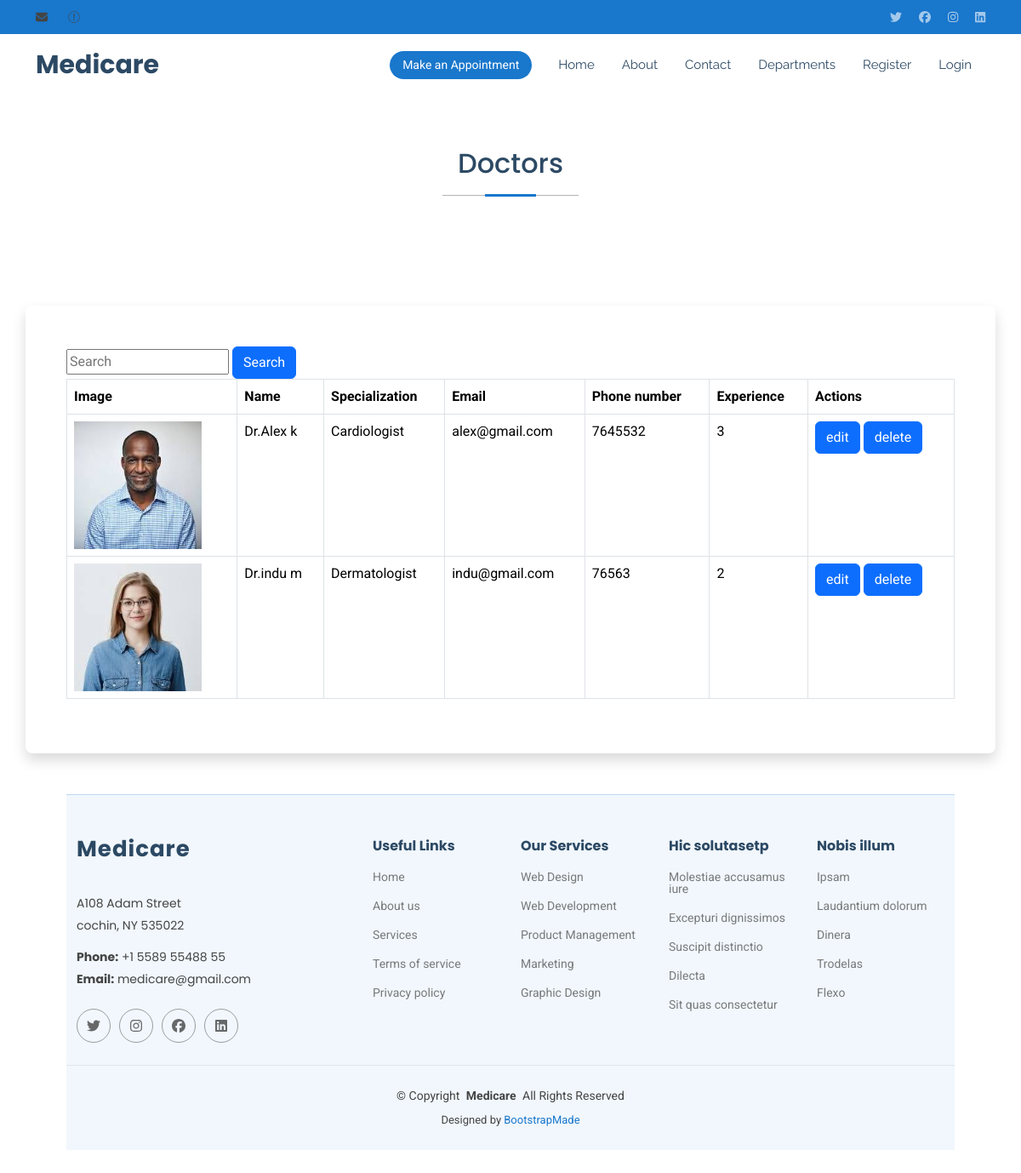
Screenshot of /viewdoctor/ with the database file from the repository.
### app1/models.py (models this page shows, shortened)
class Doctor(models.Model):
    SPECIALIZATION_CHOICES = [
        ('Cardiologist','Cardiologist'),
        ('Dermatologist', 'Dermatologist'),
        ('Neurologist', 'Neurologist'),
        ('Pediatrician','Pediatrician' ),
    ]
    first_name = models.CharField(max_length=100)
    last_name = models.CharField(max_length=100)
    image=models.ImageField(upload_to='images', blank=True,null=True)
    email = models.EmailField(unique=True)
    phone_number = models.CharField(max_length=15)
    specialization = models.CharField(max_length=50, choices=SPECIALIZATION_CHOICES)
    experience_years = models.PositiveIntegerField()
    available = models.BooleanField(default=True)

### app1/views.py (the view)
# urls.py: path('viewdoctor/',views.vdoctor,name="view_doctor"),
def vdoctor(request):
    d=Doctor.objects.all()
    return render(request,'view_doctor.html',{'doctor':d})

### templates/view_doctor.html (shortened to what this page needs)
{% extends 'base.html' %}
{% load static %}
{% block content %}
    <section id="doctors" class="doctors section">
      <div class="container section-title" data-aos="fade-up">
        <h2>Doctors</h2>
      </div>
       <div class="container border-1 mt-5 p-5 rounded-3 shadow">
           <form class="flex-end" method="POST" action="{% url 'search' %}">
        <input type="search" name="q" placeholder="Search" aria-label="Search">
        <button class="btn btn-primary" type="submit">Search</button>
      </form>
    <table class="table table-bordered">
     <thead> <tr>
       <th>Image</th>
        <th>Name</th>
        <th>Specialization</th>
        <th>Email</th>
        <th>Phone number</th>
       <th>Experience</th>
        <th>Actions</th>
      </tr></thead>
      <tbody>
      {% for i in doctor %}
        <tr>
          <td><img src="{{i.image.url}}" height="150px" width="150px"></td>
          <td>Dr.{{i.first_name}} {{i.last_name}}</td>
          <td>{{i.specialization}}</td>
          <td>{{i.email}}</td>
          <td>{{i.phone_number}}</td>
          <td>{{i.experience_years}}</td>
        <td><a href="{% url 'edit' i.id %}" class="btn btn-primary">edit</a>
        <a href="{% url 'delete' i.id %}" class="btn btn-primary">delete</a></td>
        </tr>
      </tbody> {% endfor %}
    </table></div>
{% endblock %}

### templates/base.html (shortened to what this page needs)
<!DOCTYPE html>
{% load static %}
<html lang="en">
<head>
  <link href="https://cdnjs.cloudflare.com/ajax/libs/font-awesome/6.0.0-beta3/css/all.min.css" rel="stylesheet">
  <link href="{% static 'css/bootstrap.min.css' %}" rel="stylesheet">
  <link href="{% static 'css/bootstrap-icons.css' %}" rel="stylesheet">
  <link href="{% static 'css/aos.css' %}" rel="stylesheet">
  <link href="{% static 'css/all.min.css' %}" rel="stylesheet">
  <link href="{% static 'css/glightbox.min.css' %}" rel="stylesheet">
  <link href="{% static 'css/swiper-bundle.min.css' %}" rel="stylesheet">
  <link href="{% static 'css/main.css' %}" rel="stylesheet">
</head>
<body class="index-page">
  <header id="header" class="header sticky-top">
    <div class="topbar d-flex align-items-center">
      <div class="container d-flex justify-content-center justify-content-md-between">
        <div class="contact-info d-flex align-items-center">
          <i class="fa-solid fa-envelope d-flex align-items-center"><a href="">medicare@gmail.com</a></i>
          <i class="fa-regular fa-mobile d-flex align-items-center ms-4"><span>+1 5589 55488 55</span></i>
        </div>
        <div class="social-links d-none d-md-flex align-items-center">
          <a href="#" class="twitter"><i class="fa-brands fa-twitter"></i></a>
          <a href="#" class="facebook"><i class="fa-brands fa-facebook"></i></a>
          <a href="#" class="instagram"><i class="fa-brands fa-instagram"></i></a>
          <a href="#" class="linkedin"><i class="fa-brands fa-linkedin"></i></a>
        </div>
      </div>
    </div>
    <div class="branding d-flex align-items-center">
      <div class="container position-relative d-flex align-items-center justify-content-between">
        <a href="index.html" class="logo d-flex align-items-center me-auto">
          <h1 class="sitename">Medicare</h1>
         </a>
        <nav id="navmenu" class="navmenu">
          <ul>
            <li><a href="{% url 'home' %}">Home<br></a></li>
{% if user.is_authenticated %}
            <li class="nav-item dropdown">
          <a class="nav-link dropdown-toggle" href="#" id="navbarDropdown" role="button" data-bs-toggle="dropdown" aria-expanded="false">
            Doctors
          </a>
          <ul class="dropdown-menu" aria-labelledby="navbarDropdown">
            <li><a class="dropdown-item" href="{% url 'add_doctor' %}">Add doctor</a></li>
            <li><a class="dropdown-item" href="{% url 'view_doctor' %}">View doctors</a></li>
          </ul>
        </li>
            <li class="nav-item dropdown">
          <a class="nav-link dropdown-toggle" href="#" id="navbarDropdown" role="button" data-bs-toggle="dropdown" aria-expanded="false">
            Patients
          </a>
          <ul class="dropdown-menu" aria-labelledby="navbarDropdown">
            <li><a class="dropdown-item" href="{% url 'add_patient' %}">Add patient</a></li>
            <li><a class="dropdown-item" href="{% url 'view_patient' %}">View patient</a></li>
          </ul>
        </li>
            <li><a href="{% url 'logout' %}">Logout</a></li>
          </ul>
          {% else %}
          <li><a href="{% url 'about' %}">About</a></li>
             <li><a href="{% url 'contact' %}">Contact</a></li>
            <li><a href="{% url 'department' %}">Departments</a></li>
            <li><a href="{% url 'register' %}">Register</a></li>
            <li><a href="{% url 'login' %}">Login</a></li>
          {% endif %}
        </nav>
        <a class="cta-btn d-none d-sm-block" href="{% url 'book_appointment' %}">Make an Appointment</a>
      </div>
    </div>
  </header>
{% block content %}
  {% endblock %}
<div class="container p-5">
  <footer id="footer" class="footer light-background">
    <div class="container footer-top">
      <div class="row gy-4">
        <div class="col-lg-4 col-md-6 footer-about">
          <a href="index.html" class="logo d-flex align-items-center">
            <span class="sitename">Medicare</span>
          </a>
          <div class="footer-contact pt-3">
            <p>A108 Adam Street</p>
            <p>cochin, NY 535022</p>
            <p class="mt-3"><strong>Phone:</strong> <span>+1 5589 55488 55</span></p>
            <p><strong>Email:</strong> <span>medicare@gmail.com</span></p>
          </div>
          <div class="social-links d-flex mt-4">
            <a href=""><i class="fa-brands fa-twitter"></i></a>
            <a href=""><i class="fa-brands fa-instagram"></i></a>
            <a href=""><i class="fa-brands fa-facebook"></i></a>
            <a href=""><i class="fa-brands fa-linkedin"></i></a>
          </div>
        </div>
        <div class="col-lg-2 col-md-3 footer-links">
          <h4>Useful Links</h4>
          <ul>
            <li><a href="#">Home</a></li>
            <li><a href="#">About us</a></li>
            <li><a href="#">Services</a></li>
            <li><a href="#">Terms of service</a></li>
            <li><a href="#">Privacy policy</a></li>
          </ul>
        </div>
        <div class="col-lg-2 col-md-3 footer-links">
          <h4>Our Services</h4>
          <ul>
            <li><a href="#">Web Design</a></li>
            <li><a href="#">Web Development</a></li>
            <li><a href="#">Product Management</a></li>
            <li><a href="#">Marketing</a></li>
            <li><a href="#">Graphic Design</a></li>
          </ul>
        </div>
        <div class="col-lg-2 col-md-3 footer-links">
          <h4>Hic solutasetp</h4>
          <ul>
            <li><a href="#">Molestiae accusamus iure</a></li>
            <li><a href="#">Excepturi dignissimos</a></li>
            <li><a href="#">Suscipit distinctio</a></li>
            <li><a href="#">Dilecta</a></li>
            <li><a href="#">Sit quas consectetur</a></li>
          </ul>
        </div>
        <div class="col-lg-2 col-md-3 footer-links">
          <h4>Nobis illum</h4>
          <ul>
            <li><a href="#">Ipsam</a></li>
            <li><a href="#">Laudantium dolorum</a></li>
            <li><a href="#">Dinera</a></li>
            <li><a href="#">Trodelas</a></li>
            <li><a href="#">Flexo</a></li>
          </ul>
        </div>
      </div>
    </div>
    <div class="container copyright text-center mt-4">
      <p>© <span>Copyright</span> <strong class="px-1 sitename">Medicare</strong> <span>All Rights Reserved</span></p>
      <div class="credits">
        Designed by <a href="https://bootstrapmade.com/">BootstrapMade</a>
      </div>
    </div>
  </footer></div>
</body>
</html>

### rows the page displays
Doctor: image (picture), first_name "Alex", last_name "k", specialization "Cardiologist", email "alex@gmail.com", phone_number "7645532", experience_years "3"
Doctor: image (picture), first_name "indu", last_name "m", specialization "Dermatologist", email "indu@gmail.com", phone_number "76563", experience_years "2"
